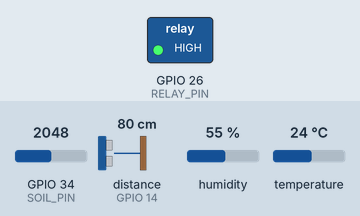
This program was run on a simulated ESP32. Shown: switched loads named in the program (green lamp = pin HIGH). Wiring (inferred from the names in the program): ultrasonic range finder: trigger GPIO 12; echo GPIO 14. The inputs (shaded band) are chosen by the test bench; at power-on: distance to the obstacle (sensor on GPIO 14) 80 cm, GPIO 34 (SOIL_PIN) = 2048, humidity 55 %, temperature 24 °C. The echo pulse lasts 58.3 µs per cm; WiFi joins after 1.5 s; servers stay silent unless stated; pins used as bus, display or sensor lines are not drawn; what the program prints to the serial monitor is not drawn.

Above: at 3.0 s.
3.1 s: distance to the obstacle (sensor on GPIO 14) set to 2 cm
7.3 s: GPIO 34 (SOIL_PIN) set to 2342
10.0 s: GPIO 34 (SOIL_PIN) set to 2410
At 13.0 s:
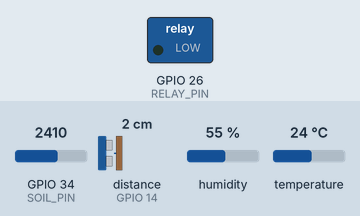
13.4 s: GPIO 34 (SOIL_PIN) set to 1264
16.1 s: GPIO 34 (SOIL_PIN) set to 1187
At 18.6 s:
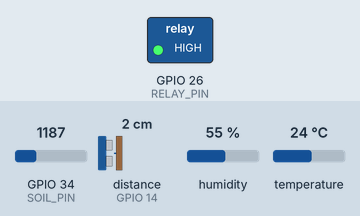
19.4 s: GPIO 34 (SOIL_PIN) set to 2866
At 20.8 s:
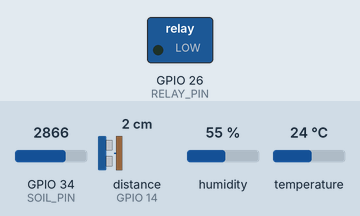
Timing chart, 0 to 22.4 s (numbered marks = the images above; inputs shaded):
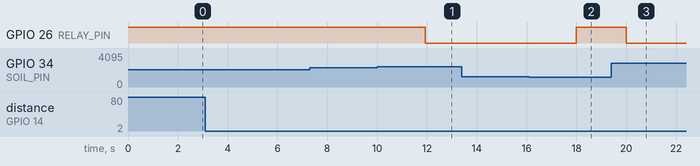

Measured:
- the behaviour switches between 2370 and 2371 on GPIO 34 (SOIL_PIN) (found by bisection; images 0 and 1)
- the behaviour switches between 1219 and 1218 on GPIO 34 (SOIL_PIN) (found by bisection; images 1 and 2)
- after the input at 3.1 s, every drawn part: stays the same
- after the input at 7.3 s, every drawn part: stays the same
- after the input at 10.0 s, GPIO 26 (RELAY_PIN): HIGH → LOW after 1.9 s
- after the input at 13.4 s, every drawn part: stays the same
- after the input at 16.1 s, GPIO 26 (RELAY_PIN): LOW → HIGH after 1.9 s
- after the input at 19.4 s, GPIO 26 (RELAY_PIN): HIGH → LOW after 0.61 s

The program:

main.cpp
```cpp
// Blynk and sensor configuration
#define BLYNK_TEMPLATE_ID "TMPL32GPDborV"
#define BLYNK_TEMPLATE_NAME "Smart sync"
#define BLYNK_AUTH_TOKEN "5H3WYsRfokCa508peykuzEcJ0Uit3IgR"

#include <WiFi.h>
#include <BlynkSimpleEsp32.h>
#include "DHTesp.h"

// WiFi credentials
char ssid[] = "sam";
char password[] = "wsnt4796";

// Pin definitions
#define SOIL_PIN 34
#define RELAY_PIN 26
#define DHTPIN 4
#define TRIG_PIN 12     // Ultrasonic TRIG pin
#define ECHO_PIN 14     // Ultrasonic ECHO pin

// Soil sensor calibration values
int dryValue = 3000;   // ADC in dry soil
int wetValue = 1200;   // ADC in fully wet soil

// Objects
DHTesp dht;

// Pump control variables
int manualPumpState = -1; // -1: auto, 0: manual OFF
bool autoEnabled = true;  // true: auto mode enabled
bool pumpAutoOn = false;  // track pump state

// Tank height in cm (adjust this to your actual tank depth!)
int tankHeight = 30;

// Blynk: Pump Manual Control (V6)
BLYNK_WRITE(6) {
  int value = param.asInt();
  if (value == 0) {
    manualPumpState = 0;
    digitalWrite(RELAY_PIN, HIGH);
    Blynk.virtualWrite(V3, 0);  // Pump OFF → LED OFF
    Serial.println("Pump OFF (manual override)");
  } else if (value == 1) {
    manualPumpState = -1;
    Serial.println("Manual ON, auto resumes");
  }
}

// Blynk: Auto Pump Mode (V5)
BLYNK_WRITE(5) {
  autoEnabled = param.asInt() == 1;
  Serial.print("Auto pump mode: ");
  Serial.println(autoEnabled ? "ENABLED" : "DISABLED");
}

// Ultrasonic read function
long readDistanceCM() {
  digitalWrite(TRIG_PIN, LOW);
  delayMicroseconds(2);
  digitalWrite(TRIG_PIN, HIGH);
  delayMicroseconds(10);
  digitalWrite(TRIG_PIN, LOW);

  long duration = pulseIn(ECHO_PIN, HIGH, 30000); // 30ms timeout
  long distance = duration * 0.034 / 2;
  return distance;
}

void setup() {
  Serial.begin(115200);

  // Pin setup
  pinMode(RELAY_PIN, OUTPUT);
  digitalWrite(RELAY_PIN, HIGH); // Pump OFF initially
  dht.setup(DHTPIN, DHTesp::DHT11);
  pinMode(TRIG_PIN, OUTPUT);
  pinMode(ECHO_PIN, INPUT);

  // WiFi setup
  WiFi.begin(ssid, password);
  while (WiFi.status() != WL_CONNECTED) {
    delay(500);
    Serial.print(".");
  }
  Serial.println("\n✅ WiFi connected!");

  Blynk.begin(BLYNK_AUTH_TOKEN, ssid, password);
}

void loop() {
  Blynk.run();

  // Soil sensor with calibration
  int soilRaw = analogRead(SOIL_PIN);
  int soilPercent = map(soilRaw, dryValue, wetValue, 0, 100);
  soilPercent = constrain(soilPercent, 0, 100);

  // DHT sensor
  TempAndHumidity data = dht.getTempAndHumidity();
  float t = data.temperature;
  float h = data.humidity;

  // Ultrasonic water gauge
  long distance = readDistanceCM();
  int waterLevel = tankHeight - distance;
  if (waterLevel < 0) waterLevel = 0;
  int waterPercent = map(waterLevel, 0, tankHeight, 0, 100);

  // Serial monitor
  Serial.print("Soil Raw: "); Serial.print(soilRaw);
  Serial.print(" | Soil %: "); Serial.println(soilPercent);
  Serial.print("Temperature: "); Serial.print(t); Serial.print(" °C | Humidity: ");
  Serial.print(h); Serial.println(" %");
  Serial.print("Water Distance: "); Serial.print(distance); Serial.print(" cm | Water %: ");
  Serial.println(waterPercent);

  // Blynk updates
  Blynk.virtualWrite(V2, soilPercent);   // Soil %
  Blynk.virtualWrite(V0, t);             // Temperature
  Blynk.virtualWrite(V1, h);             // Humidity
  Blynk.virtualWrite(V7, waterPercent);  // Tank level %

  // Pump control
  if (manualPumpState == 0) {
    // Manual OFF
    digitalWrite(RELAY_PIN, HIGH);
    Blynk.virtualWrite(V4, 0);  // LED OFF
    Serial.println("Pump Status: OFF (manual override)");

  } else if (autoEnabled && manualPumpState == -1) {
    // Auto mode
    if (soilPercent < 35 && waterPercent > 20) {  // Only ON if enough water
      pumpAutoOn = true;
    }
    if (soilPercent > 98 || waterPercent <= 20) { // OFF if soil wet or tank low
      pumpAutoOn = false;
    }

    if (pumpAutoOn) {
      digitalWrite(RELAY_PIN, LOW);
      Blynk.virtualWrite(V3, 1);  // LED ON
      Serial.println("Pump Status: ON (auto)");
    } else {
      digitalWrite(RELAY_PIN, HIGH);
      Blynk.virtualWrite(V3, 0);  // LED OFF
      if (waterPercent <= 20) {
        Serial.println("Pump Status: OFF (low water safety cutoff)");
      } else {
        Serial.println("Pump Status: OFF (auto)");
      }
    }
  }

  Serial.println("-----------------------------");
  delay(2000);
}
```
